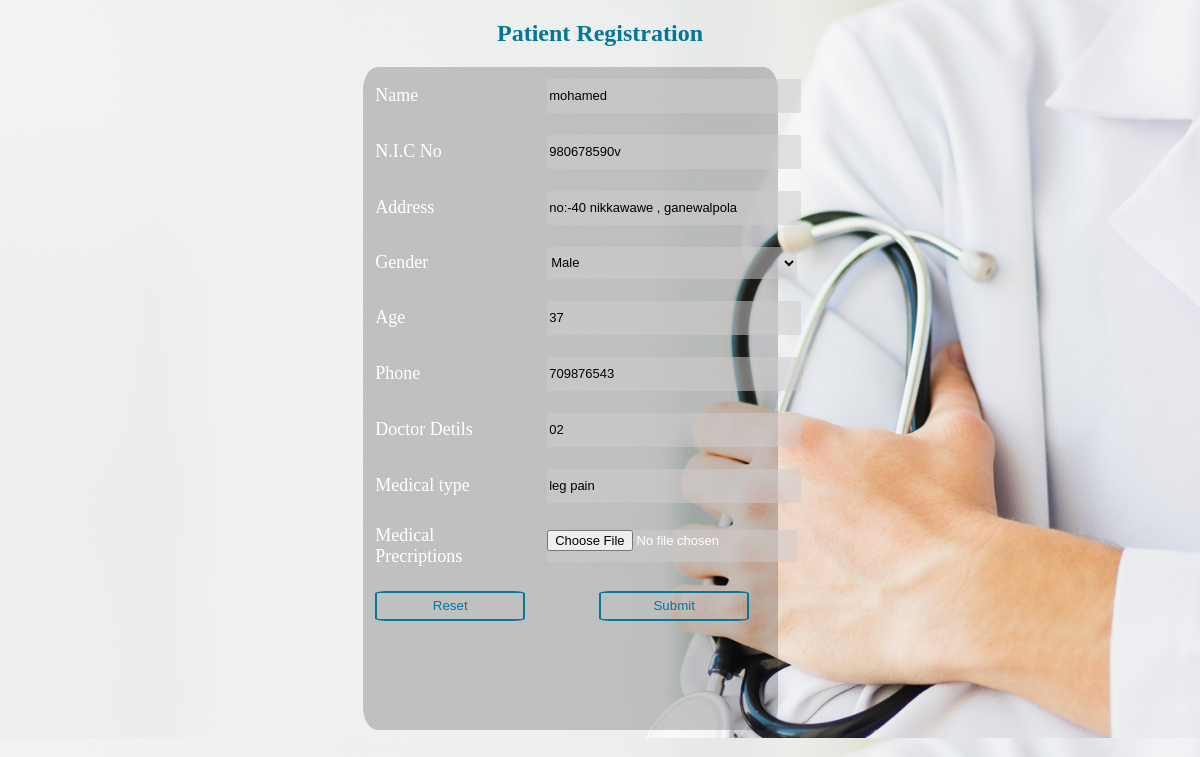
The page /register.php?id=2 (signed in) on the database its author committed.
### tables this page shows
CREATE TABLE `register` (
  `id` int(11) NOT NULL,
  `name` varchar(255) NOT NULL,
  `nic` varchar(16) NOT NULL,
  `pid` varchar(100) NOT NULL,
  `address` varchar(255) NOT NULL,
  `gender` text NOT NULL,
  `age` int(3) NOT NULL,
  `phone` int(16) NOT NULL,
  `drid` varchar(20) NOT NULL,
  `dtype` varchar(255) NOT NULL,
  `reciept` text NOT NULL,
  `date` timestamp NOT NULL DEFAULT current_timestamp() ON UPDATE current_timestamp()
);

### register.php (the view, shortened to what this page needs)
<?php
	require_once('auth.php');
   $name='';
   $nic='';
   $address='';
   $gender='';
   $age='';
   $phone='';
   $drid='';
   $dtype='';
   $image_required='required';
   if(isset($_GET['id']) && $_GET['id']!=''){
      $image_required='';
      $id=mysqli_real_escape_string($bd,$_GET['id']);
      $res=mysqli_query($bd,"select * from register where id='$id'");
      $check=mysqli_num_rows($res);
      if($check>0){
         $row=mysqli_fetch_assoc($res);
         $name=$row['name'];
         $nic=$row['nic'];
         $address=$row['address'];
         $gender=$row['gender'];
         $age=$row['age'];
         $phone=$row['phone'];
         $drid=$row['drid'];
         $dtype=$row['dtype'];
      }else{
         header('location:viewpatients.php');
         die();
      }
   }
?>
<!DOCTYPE html>
<html>
<head>
	<link rel="stylesheet" href="css/register.css" type="text/css">
</head>
<body>
<h2 class="reg-head" align="center"><font> Patient Registration </font></h2>
<div id="contentsin" class="contentsin">
   <form class="pat-reg" method="post" enctype="multipart/form-data">
<table align="center" cellpadding="10" class="boderless-table tab tab2" action="reg.php" method="post">
               <tr>
                  <td class="text-danger">Name</td>
                  <td><input class="form-control" type="text" placeholder="name" name="name"  required value="<?php echo $name?>"></td>
               </tr>
			   <tr>
                  <td class="text-danger">N.I.C No</td>
                  <td><input class="form-control" type="text" placeholder="N.I.C Number" name="nic"  required value="<?php echo $nic?>"></td>
               </tr>
               <tr>
                  <td class="text-danger">Address</b></td>
                  <td><input class="form-control" type="text" placeholder="Home or hall address" name="address"  required value="<?php echo $address?>"></td>
               </tr>
			   <tr>
                  <td class="text-danger">Gender</b></td>
                  <td>
                     <select class="form-control" name="gender" >
                     <?php if(isset($_GET['id']) && $_GET['id']!=''){ ?>
                        <option value="<?php echo $gender?>" selected><?php echo $gender?> </option>
                     <?php }?>
						</td>
               </tr>
               <tr>
                  <td class="text-danger">Age</b></td>
                  <td><input class="form-control" type="number" placeholder="Age" name="age" required value="<?php echo $age?>"></td>
               </tr>
               <tr>
                  <td class="text-danger">Phone</b></td>
                  <td><input class="form-control" type="number" placeholder="phone" name="phone"  required value="<?php echo $phone?>"></td>
               </tr>
               <tr>
                  <td class="text-danger">Doctor Detils</b></td>
                  <td><input class="form-control" type="text" autocomplete="off" placeholder="Doctor ID" name="drid" required value="<?php echo $drid?>"></td>
               </tr>
               <tr>
                  <td class="text-danger">Medical type</td>
                  <td><input class="form-control" type="text" placeholder="Medical type"  name="dtype"  required value="<?php echo $dtype?>"></td>
               </tr>
               <tr>
                  <td class="text-danger">Medical Precriptions</td>
                  <td><input class="form-control" type="file" placeholder=">Precriptionsfile" name="image"  <?php echo  $image_required?>></td>
               </tr>
               <tr class="text-center">
                <td><center><input class="btn-sub" type="reset" value="Reset"></center></td>
                  <td><center><input class="btn-sub" type="submit" name="submit" value="Submit"></center></td>
               </tr>
            </table>
			</form>
			</div>
			</body>
			</html>

### css/register.css (style rules this page uses)
body { background-image:url(../img/banner-bg.jpg); background-size:cover; background-position:center; }
#contentsin { height:663px; width:35%; margin-left:30%; right:20%; background:rgba(0,0,0,0.2); border-radius:3.5%; color:white; font-family:cambria; font-weight:strong; font-size:18px; }
.reg-head { color:#05769a; }
.btn-sub { background:none; border:2px solid #05769c; border-radius:8%; color:#05769c; width:150px; height:30px; }
.form-control { width:250px; height:32px; border:none; font-weight:strong; font-size:13px; background:#cfcccc85; }

### rows shown on the page
register: name "mohamed", nic "980678590v", address "no:-40 nikkawawe , ganewalpola", gender "Male", age "37", phone "709876543", drid "02", dtype "leg pain"
